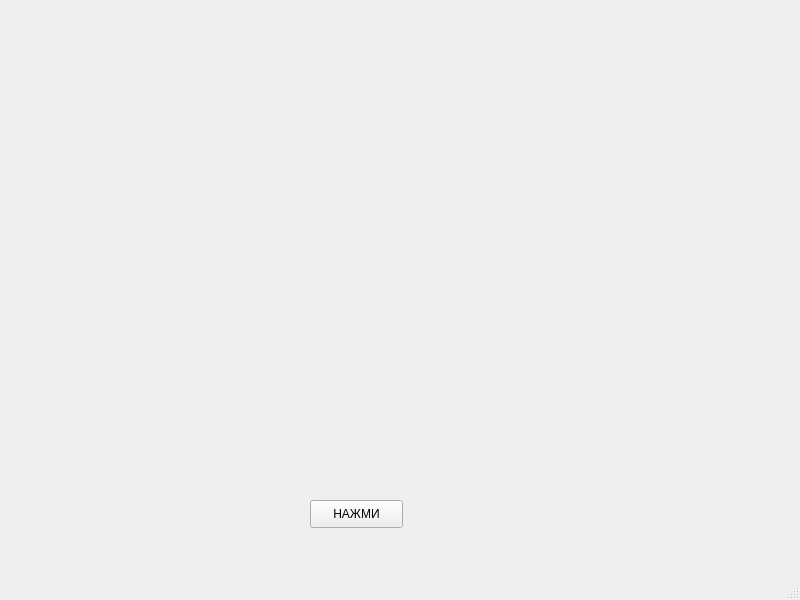
<?xml version="1.0" encoding="UTF-8"?>
<ui version="4.0">
 <class>MainWindow</class>
 <widget class="QMainWindow" name="MainWindow">
  <property name="geometry">
   <rect>
    <x>0</x>
    <y>0</y>
    <width>800</width>
    <height>600</height>
   </rect>
  </property>
  <property name="windowTitle">
   <string>MainWindow</string>
  </property>
  <widget class="QWidget" name="centralwidget">
   <widget class="QPushButton" name="button">
    <property name="geometry">
     <rect>
      <x>310</x>
      <y>500</y>
      <width>93</width>
      <height>28</height>
     </rect>
    </property>
    <property name="text">
     <string>НАЖМИ</string>
    </property>
   </widget>
  </widget>
  <widget class="QMenuBar" name="menubar">
   <property name="geometry">
    <rect>
     <x>0</x>
     <y>0</y>
     <width>800</width>
     <height>26</height>
    </rect>
   </property>
  </widget>
  <widget class="QStatusBar" name="statusbar"/>
 </widget>
 <resources/>
 <connections/>
</ui>
